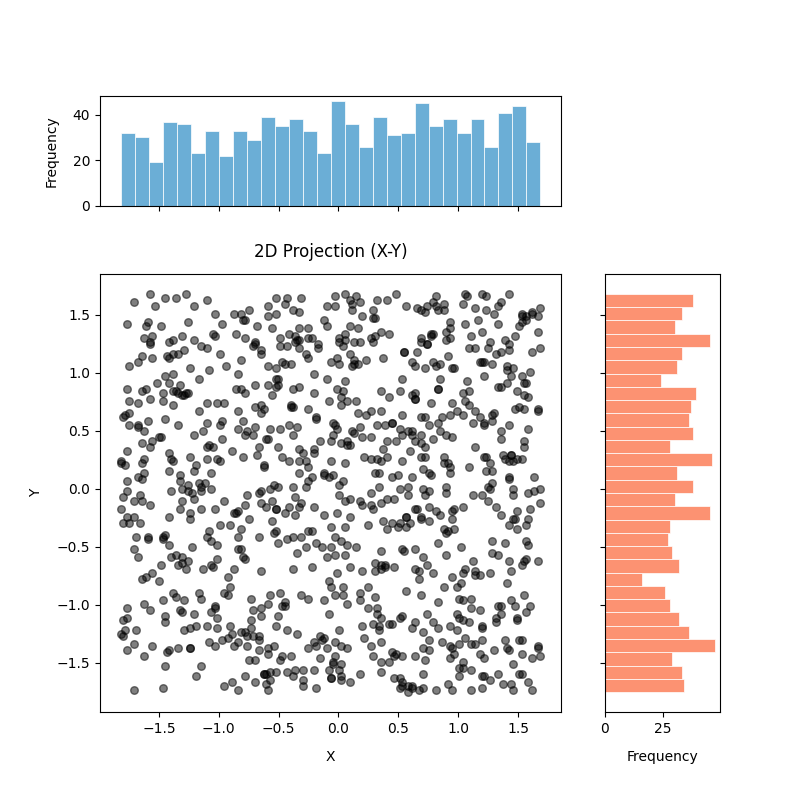

This chart was generated by the following Python code:
import matplotlib.pyplot as pyplot
from matplotlib import gridspec
from matplotlib.figure import Figure
from matplotlib.axes import Axes
import numpy as np
from utility.util import read_csv, parse_rows_x_y, standardise



def preprocess_data(path:str) -> np.ndarray:
    rows = read_csv(path, skip_header=True)                                                    # import rows from CSV
    features = parse_rows_x_y(rows)                                                            # parse rows into numeric data format
    features, mean, std = standardise(features)                                                # standardise the rows for clustering

    return features



def create_x_y_projection_plot():
    features = preprocess_data("data/DMVA3T1.csv")                                             # preprocess data into features set

    x = features[:, 0]                                                                         # split out x-axis column
    y = features[:, 1]                                                                         # split out y-axis column

    figure = pyplot.figure(figsize=(8, 8))                                                     # create new pyplot

    axis_hist_x, axis_hist_y, scatterplot = create_layout(figure)                              # create layout (two histograms, one scatterplot, labels)
    plot_scatter(x, y, scatterplot)                                                            # create scatterplot
    plot_histograms(axis_hist_x, axis_hist_y, x, y)                                            # create historgrams for both axes

    pyplot.savefig("DMV302T1a.png")                                                            # save pyplot as image
    pyplot.close()                                                                          



def create_layout(figure: Figure) -> tuple:
    grid = gridspec.GridSpec(                                                                  # create grid container
        2, 2,
        width_ratios=[4, 1],
        height_ratios=[1, 4],
        hspace=0.25,
        wspace=0.15
    )

    axis_hist_x = figure.add_subplot(grid[0, 0])                                               # add x-axis histogram container (top)
    axis_hist_y = figure.add_subplot(grid[1, 1])                                               # add y-axis histogram container (middle-right)
    scatterplot = figure.add_subplot(grid[1, 0])                                               # add scatterplot position container (middle-left)

    return axis_hist_x, axis_hist_y, scatterplot



def plot_scatter(x: np.ndarray, y: np.ndarray, scatterplot: Axes):
    scatterplot.scatter(x, y, color="black", alpha=0.5, s=30)                                  # create scatterplot from given data
    scatterplot.set_title("2D Projection (X-Y)", pad=12)                                       # scatterplot heading
    scatterplot.set_xlabel("X", labelpad=10)                                                   # x-axis label
    scatterplot.set_ylabel("Y", labelpad=10)                                                   # y-axis label



def plot_histograms(axis_hist_x: Axes, axis_hist_y: Axes, x: np.ndarray, y: np.ndarray):
    axis_hist_x.hist(x, bins=30, color="#6baed6", edgecolor="white", linewidth=0.5)          # create x-axis histogram
    axis_hist_x.set_ylabel("Frequency", labelpad=10)                                           # x-axis label
    axis_hist_x.tick_params(axis="x", labelbottom=False)                                       # histogram bar spacing

    axis_hist_y.hist(y, bins=30, orientation="horizontal", color="#fc9272",                  # create y-axis histogram
                     edgecolor="white", linewidth=0.5)
    axis_hist_y.set_xlabel("Frequency", labelpad=10)                                           # y-axis label
    axis_hist_y.tick_params(axis="y", labelleft=False)                                         # histogram bar spacing



create_x_y_projection_plot()
